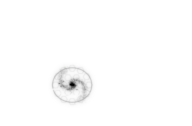
#> input picture Resources/Neural/png/bloom0.png, 192 x 126 px
$ python finish.py ../../../Resources/Neural/png/bloom0.png ../../../Resources/Neural/png/bloom1.png
#> lines starting #> are read from the running program, lines starting #| are printed output that depends on the picture
import sys

import numpy as np
from PIL import Image, ImageChops, ImageFilter

src, out = sys.argv[1], sys.argv[2]
GROUND = np.array([8, 8, 12], dtype=np.float32)

image = Image.open(src).convert("RGB")
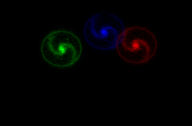
#> image: PIL image 192x126 RGB; mean R, G, B 1.9, 1.9, 1.9
width, height = image.size
#> width = 192; height = 126

highlights = image.point(lambda v: max(0, v - 150) * 2)
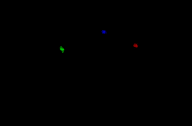
#> highlights: PIL image 192x126 RGB; mean R, G, B 0.1, 0.1, 0.1
bloom = ImageChops.screen(
    highlights.filter(ImageFilter.GaussianBlur(width * 0.006)).point(lambda v: int(v * 0.7)),
    highlights.filter(ImageFilter.GaussianBlur(width * 0.022)).point(lambda v: int(v * 0.9)),
)
pixels = np.asarray(ImageChops.screen(image, bloom), dtype=np.float32)
pixels = 255 - (255 - pixels) * (255 - GROUND) / 255

xs = np.linspace(0, 1, width, dtype=np.float32)[None, :]
ys = np.linspace(0, 1, height, dtype=np.float32)[:, None]
#> ys = 126 values from 0 to 1
side = np.clip(np.minimum(xs, 1 - xs) / 0.07, 0, 1)
floor = np.clip((1 - ys) / 0.34, 0, 1)
keep = (side * floor)[..., None] ** 1.4
pixels = GROUND + (pixels - GROUND) * keep

rng = np.random.default_rng(3)
pixels += rng.normal(0, 1.1, pixels.shape[:2])[..., None]
Image.fromarray(np.clip(pixels, 0, 255).astype(np.uint8)).save(out)
